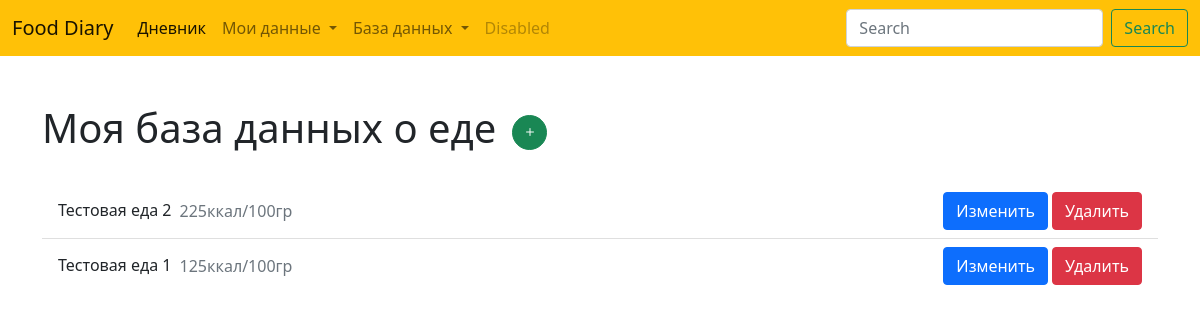
/my-data/food/, run on an earlier commit of the app's database.
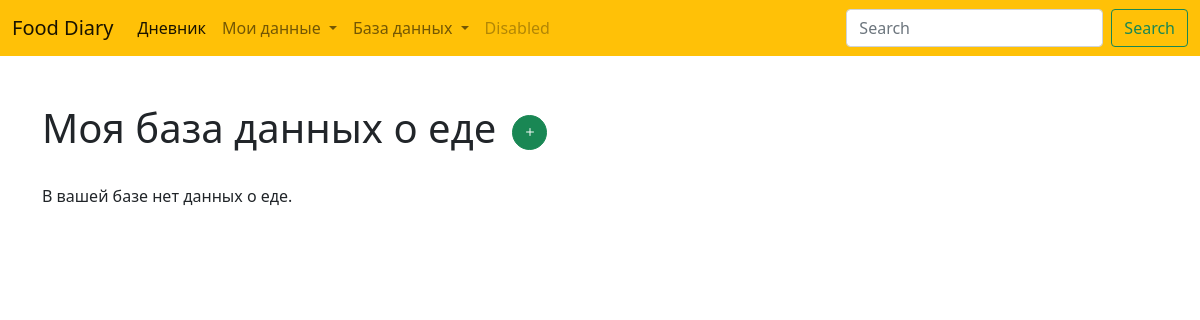
And on a later commit of the database.
### diary/models.py (models this page shows, shortened)
class Food(models.Model):
    user = models.ForeignKey(User, null=True, blank=True, related_name='food', on_delete=models.CASCADE)
    session_key = models.CharField('Ключ сессии', max_length=40, null=True, blank=True)
    title = models.CharField('Название', max_length=150)
    description = models.TextField('Описание', null=True, blank=True)
    calories = models.PositiveIntegerField('Калорийность на 100г')
    date = models.DateTimeField('Дата создания', auto_now_add=True)
    meals = models.ManyToManyField('Meal', related_name='meals', through='MealFood')
    class Meta:
        ordering = ('-date',)

### diary/views.py (the view)
# urls.py: path('my-data/food/', views.MyFoodListView.as_view(), name='my_food_list'),
class MyFoodListView(ListView):
    template_name = 'diary/food/list.html'
    context_object_name = 'food'
    def get_queryset(self):
        if self.request.user.is_authenticated:
            return Food.objects.filter(user=self.request.user)
        else:
            return Food.objects.filter(session_key=self.request.session.session_key)

### diary/templates/diary/food/list.html (shortened to what this page needs)
{% extends 'base.html' %}
{% block content %}
<main>
    <div class="container">
        <div class="row mt-5">
            <div class="col-12">
                <div class="d-flex align-items-center mb-4">
                    <h1>Моя база данных о еде</h1>
                    <a href="{% url 'my_food_create' %}" class="btn btn-success ms-3 p-1 rounded-circle"
                        style="width: 35px; height: 35px;">
                        <i class="bi bi-plus"></i>
                    </a>
                </div>
            </div>
            <div class="col-12">
                {% if food.count > 0 %}
                <ul class="list-group list-group-flush">
                    {% for item in food %}
                        <li class="list-group-item d-flex jistify-content-between align-items-center">
                            <h6 class="m-0">{{item.title}}</h6>
                            <span class="ms-2 fs-6 text-muted">{{ item.calories }}ккал/100гр</span>
                            <div class="d-flex ms-auto">
                                <a href="{% url 'my_food_update' item.id %}" class="btn btn-primary">Изменить</a>
                                <a href="{% url 'my_food_delete' item.id %}" class="btn btn-danger ms-1">Удалить</a>
                            </div>
                        </li>
                    {% endfor %}
                </ul>
                {% else %}
                    <p>В вашей базе нет данных о еде.</p>
                {% endif %}
            </div>
        </div>
    </div>
</main>
{% endblock %}

What changed in the data, as far as the page shows it:
removed Food: title "Тестовая еда 2", calories "225"
removed Food: title "Тестовая еда 1", calories "125"
Also different on the page:
text now shown: "В вашей базе нет данных о еде."
